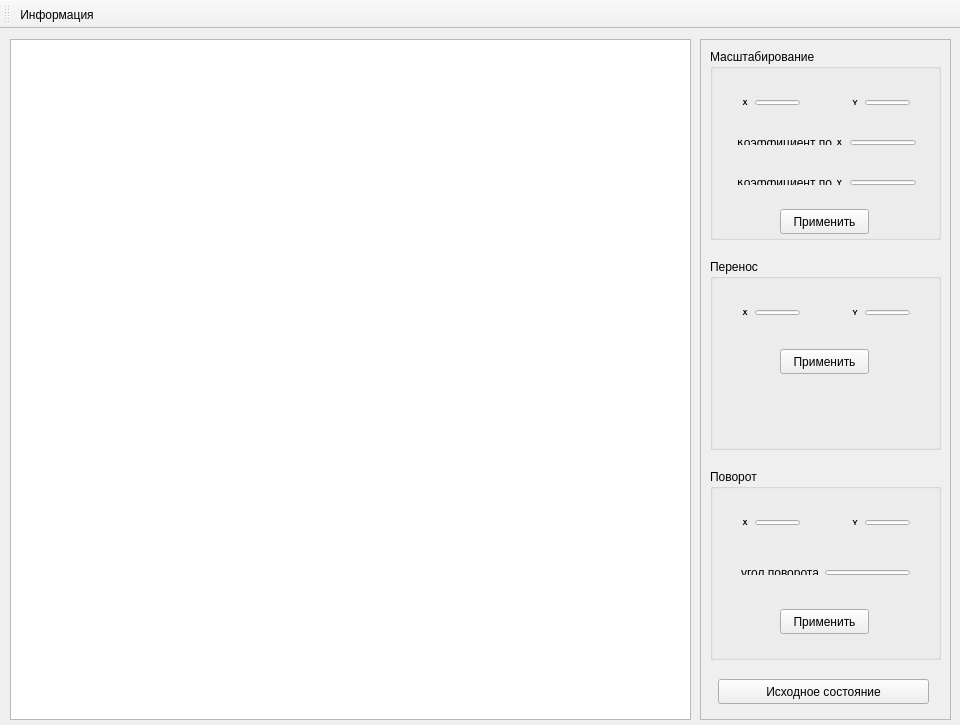
<?xml version="1.0" encoding="UTF-8"?>
<ui version="4.0">
 <class>MainWindow</class>
 <widget class="QMainWindow" name="MainWindow">
  <property name="geometry">
   <rect>
    <x>0</x>
    <y>0</y>
    <width>960</width>
    <height>725</height>
   </rect>
  </property>
  <property name="sizePolicy">
   <sizepolicy hsizetype="Fixed" vsizetype="Fixed">
    <horstretch>0</horstretch>
    <verstretch>0</verstretch>
   </sizepolicy>
  </property>
  <property name="windowTitle">
   <string>Компьютерная графика лабораторная №2</string>
  </property>
  <widget class="QWidget" name="centralWidget">
   <widget class="QGraphicsView" name="graphicsView">
    <property name="geometry">
     <rect>
      <x>10</x>
      <y>10</y>
      <width>681</width>
      <height>681</height>
     </rect>
    </property>
   </widget>
   <widget class="QFrame" name="frame">
    <property name="geometry">
     <rect>
      <x>700</x>
      <y>10</y>
      <width>251</width>
      <height>681</height>
     </rect>
    </property>
    <property name="frameShape">
     <enum>QFrame::StyledPanel</enum>
    </property>
    <property name="frameShadow">
     <enum>QFrame::Raised</enum>
    </property>
    <widget class="QGroupBox" name="groupBox">
     <property name="geometry">
      <rect>
       <x>10</x>
       <y>10</y>
       <width>231</width>
       <height>191</height>
      </rect>
     </property>
     <property name="title">
      <string>Масштабирование</string>
     </property>
     <widget class="QWidget" name="layoutWidget_3">
      <property name="geometry">
       <rect>
        <x>20</x>
        <y>40</y>
        <width>81</width>
        <height>27</height>
       </rect>
      </property>
      <layout class="QHBoxLayout" name="horizontalLayout_6">
       <item>
        <widget class="QLabel" name="label_6">
         <property name="text">
          <string>X</string>
         </property>
        </widget>
       </item>
       <item>
        <widget class="QLineEdit" name="xScaleLineEdit"/>
       </item>
      </layout>
     </widget>
     <widget class="QWidget" name="layoutWidget_4">
      <property name="geometry">
       <rect>
        <x>130</x>
        <y>40</y>
        <width>81</width>
        <height>27</height>
       </rect>
      </property>
      <layout class="QHBoxLayout" name="horizontalLayout_8">
       <item>
        <widget class="QLabel" name="label_8">
         <property name="text">
          <string>Y</string>
         </property>
        </widget>
       </item>
       <item>
        <widget class="QLineEdit" name="yScaleLineEdit"/>
       </item>
      </layout>
     </widget>
     <widget class="QWidget" name="layoutWidget_5">
      <property name="geometry">
       <rect>
        <x>16</x>
        <y>80</y>
        <width>201</width>
        <height>27</height>
       </rect>
      </property>
      <layout class="QHBoxLayout" name="horizontalLayout_9">
       <item>
        <widget class="QLabel" name="label_9">
         <property name="text">
          <string>Коэффициент по Х</string>
         </property>
        </widget>
       </item>
       <item>
        <widget class="QLineEdit" name="xScaleCoefLineEdit"/>
       </item>
      </layout>
     </widget>
     <widget class="QWidget" name="layoutWidget_6">
      <property name="geometry">
       <rect>
        <x>16</x>
        <y>120</y>
        <width>201</width>
        <height>27</height>
       </rect>
      </property>
      <layout class="QHBoxLayout" name="horizontalLayout_10">
       <item>
        <widget class="QLabel" name="label_10">
         <property name="text">
          <string>Коэффициент по Y</string>
         </property>
        </widget>
       </item>
       <item>
        <widget class="QLineEdit" name="yScaleCoefLineEdit"/>
       </item>
      </layout>
     </widget>
     <widget class="QPushButton" name="scaleButton">
      <property name="geometry">
       <rect>
        <x>70</x>
        <y>160</y>
        <width>89</width>
        <height>25</height>
       </rect>
      </property>
      <property name="text">
       <string>Применить</string>
      </property>
     </widget>
    </widget>
    <widget class="QGroupBox" name="groupBox_2">
     <property name="geometry">
      <rect>
       <x>10</x>
       <y>220</y>
       <width>231</width>
       <height>191</height>
      </rect>
     </property>
     <property name="title">
      <string>Перенос</string>
     </property>
     <widget class="QPushButton" name="offsetButton">
      <property name="geometry">
       <rect>
        <x>70</x>
        <y>90</y>
        <width>89</width>
        <height>25</height>
       </rect>
      </property>
      <property name="text">
       <string>Применить</string>
      </property>
     </widget>
     <widget class="QWidget" name="layoutWidget">
      <property name="geometry">
       <rect>
        <x>20</x>
        <y>40</y>
        <width>81</width>
        <height>27</height>
       </rect>
      </property>
      <layout class="QHBoxLayout" name="horizontalLayout_2">
       <item>
        <widget class="QLabel" name="label">
         <property name="text">
          <string>X</string>
         </property>
        </widget>
       </item>
       <item>
        <widget class="QLineEdit" name="xMoveLineEdit"/>
       </item>
      </layout>
     </widget>
     <widget class="QWidget" name="layoutWidget">
      <property name="geometry">
       <rect>
        <x>130</x>
        <y>40</y>
        <width>81</width>
        <height>27</height>
       </rect>
      </property>
      <layout class="QHBoxLayout" name="horizontalLayout">
       <item>
        <widget class="QLabel" name="label_2">
         <property name="text">
          <string>Y</string>
         </property>
        </widget>
       </item>
       <item>
        <widget class="QLineEdit" name="yMoveLineEdit"/>
       </item>
      </layout>
     </widget>
    </widget>
    <widget class="QGroupBox" name="groupBox_3">
     <property name="geometry">
      <rect>
       <x>10</x>
       <y>430</y>
       <width>231</width>
       <height>191</height>
      </rect>
     </property>
     <property name="title">
      <string>Поворот</string>
     </property>
     <widget class="QWidget" name="layoutWidget">
      <property name="geometry">
       <rect>
        <x>20</x>
        <y>90</y>
        <width>191</width>
        <height>27</height>
       </rect>
      </property>
      <layout class="QHBoxLayout" name="horizontalLayout_3">
       <item>
        <widget class="QLabel" name="label_3">
         <property name="text">
          <string>угол поворота</string>
         </property>
        </widget>
       </item>
       <item>
        <widget class="QLineEdit" name="angleLineEdit"/>
       </item>
      </layout>
     </widget>
     <widget class="QPushButton" name="rotateButton">
      <property name="geometry">
       <rect>
        <x>70</x>
        <y>140</y>
        <width>89</width>
        <height>25</height>
       </rect>
      </property>
      <property name="text">
       <string>Применить</string>
      </property>
     </widget>
     <widget class="QWidget" name="layoutWidget">
      <property name="geometry">
       <rect>
        <x>20</x>
        <y>40</y>
        <width>81</width>
        <height>27</height>
       </rect>
      </property>
      <layout class="QHBoxLayout" name="horizontalLayout_4">
       <item>
        <widget class="QLabel" name="label_4">
         <property name="text">
          <string>X</string>
         </property>
        </widget>
       </item>
       <item>
        <widget class="QLineEdit" name="xRotLineEdit"/>
       </item>
      </layout>
     </widget>
     <widget class="QWidget" name="layoutWidget_2">
      <property name="geometry">
       <rect>
        <x>130</x>
        <y>40</y>
        <width>81</width>
        <height>27</height>
       </rect>
      </property>
      <layout class="QHBoxLayout" name="horizontalLayout_5">
       <item>
        <widget class="QLabel" name="label_5">
         <property name="text">
          <string>Y</string>
         </property>
        </widget>
       </item>
       <item>
        <widget class="QLineEdit" name="yRotLineEdit"/>
       </item>
      </layout>
     </widget>
    </widget>
    <widget class="QPushButton" name="resetButton">
     <property name="geometry">
      <rect>
       <x>18</x>
       <y>640</y>
       <width>211</width>
       <height>25</height>
      </rect>
     </property>
     <property name="text">
      <string>Исходное состояние</string>
     </property>
    </widget>
   </widget>
  </widget>
  <widget class="QToolBar" name="toolBar">
   <property name="windowTitle">
    <string>toolBar</string>
   </property>
   <attribute name="toolBarArea">
    <enum>TopToolBarArea</enum>
   </attribute>
   <attribute name="toolBarBreak">
    <bool>false</bool>
   </attribute>
   <addaction name="action"/>
  </widget>
  <action name="action">
   <property name="text">
    <string>Информация</string>
   </property>
  </action>
 </widget>
 <layoutdefault spacing="6" margin="11"/>
 <resources/>
 <connections/>
</ui>
